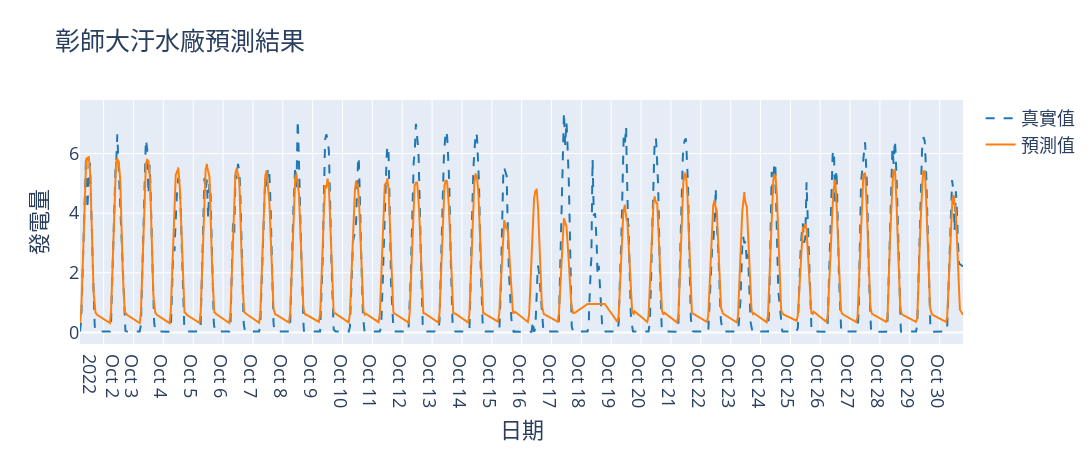

Notebook code for this chart:
### Code cell
line_color = [
    '#1f77b4',  # muted blue
    '#ff7f0e',  # safety orange
    '#2ca02c',  # cooked asparagus green
    '#d62728',  # brick red
    '#9467bd',  # muted purple
    '#8c564b',  # chestnut brown
    '#e377c2',  # raspberry yogurt pink
    '#7f7f7f',  # middle gray
    '#bcbd22',  # curry yellow-green
    '#17becf'   # blue-teal
]


xtick = int(len(test_data['TIME_TO_INTERVAL'])/48)

fig_line = go.Figure()

fig_line.add_trace(go.Scatter(y = pred['true'], x=test_data['TIME_TO_INTERVAL'],
                    mode='lines',
                    name='真實值',
                    line={'dash': 'dash'},
                    line_color= '#1f77b4'))
fig_line.add_trace(go.Scatter(y = pred['pred'], x=test_data['TIME_TO_INTERVAL'],
                    mode='lines',
                    name='預測值',
                    line_color= '#ff7f0e'))
fig_line.update_layout(
    yaxis_title='發電量',
    xaxis_title='日期',
    title='彰師大汙水廠預測結果',
    font=dict(
        size=18,
    ),
#     yaxis2=dict(anchor='x', overlaying='y', side='right')
    height=450, 
    width=1500,

)

fig_line.update_xaxes(nticks=xtick)


#     fig_line.write_html(f'{folder_path}/img/{methods}_{i}.html')


fig_line.show()

### Figure 1 — Plotly figure (JSON) as saved in the notebook; plotly's stock layout.template omitted (floating-point values rounded to 4 significant figures; data arrays with more than 128 entries replaced by an {"elided": "..."} marker saying what was removed)
{"data": [{"line": {"color": "#1f77b4", "dash": "dash"}, "mode": "lines", "name": "真實值", "type": "scatter", "x": {"elided": "1680 str values"}, "y": {"elided": "1680 float values"}}, {"line": {"color": "#ff7f0e"}, "mode": "lines", "name": "預測值", "type": "scatter", "x": {"elided": "1680 str values"}, "y": {"elided": "1680 float values"}}], "layout": {"font": {"size": 18}, "height": 450, "title": {"text": "彰師大汙水廠預測結果"}, "width": 1500, "xaxis": {"nticks": 35, "title": {"text": "日期"}}, "yaxis": {"title": {"text": "發電量"}}}}
